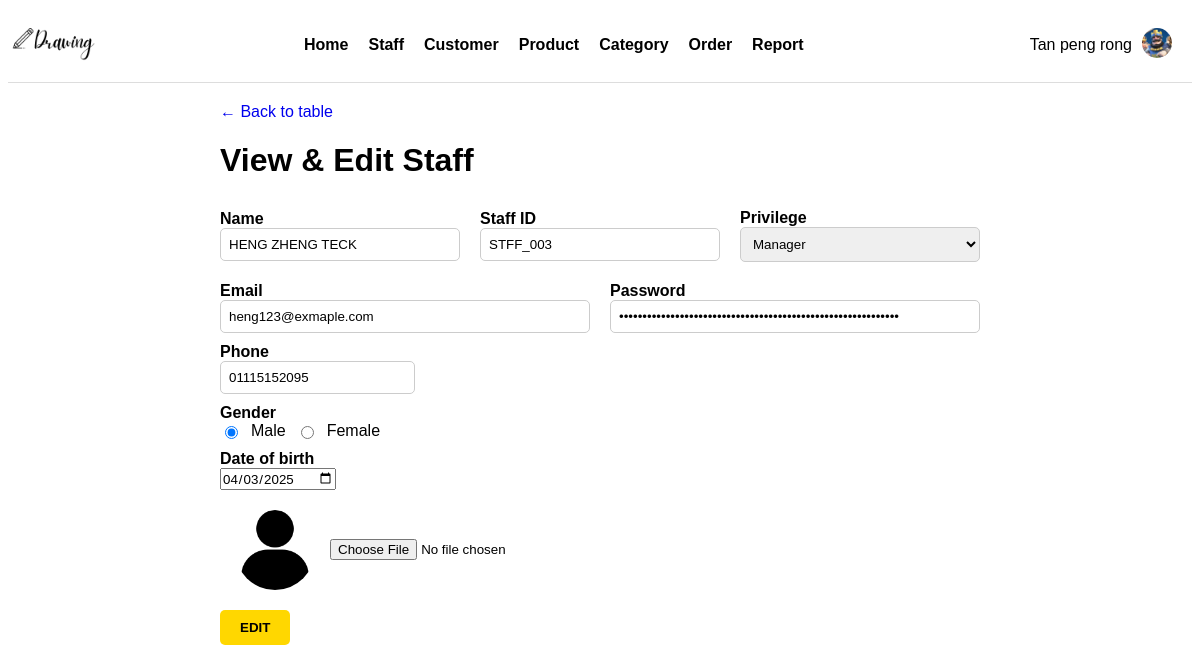
Page /admin_edit_staff.php?staffId=STFF_003 (signed in) on the committed database.
### tables this page shows
CREATE TABLE `users` (
  `userId` varchar(100) NOT NULL,
  `userName` varchar(100) DEFAULT NULL,
  `email` varchar(100) DEFAULT NULL,
  `password` varchar(100) DEFAULT NULL,
  `phone` varchar(100) DEFAULT NULL,
  `birthday` varchar(100) DEFAULT NULL,
  `gender` varchar(100) DEFAULT NULL,
  `profile_image` varchar(100) DEFAULT NULL,
  `role` enum('customer','staff','manager') DEFAULT NULL
);

### admin_edit_staff.php (the view, shortened to what this page needs)
<!DOCTYPE html>
<html>
<head>
    <link rel="stylesheet" href="css/admin_form.css" />
</head>
<body>
<?php include 'header_admin.php' ?>
<?php
    if (is_get()) {
        $id = req('staffId');
        $stm = $_db->prepare('SELECT * FROM users WHERE userId = ?');
        $stm->execute([$id]);
        $usersData = $stm->fetch(PDO::FETCH_ASSOC);
    }
 ?>
    <div class="container">
        <a href="admin_staff.php" class="go-back-btn">← Back to table</a>
        <h1>View & Edit Staff</h1>
        <form method="post" action="admin_edit_staff.php" enctype="multipart/form-data">
            <div class="form-row">
                <div>
                    <label>Name &nbsp&nbsp<?= err('name') ?></label>
                    <input type="text" name="name" value="<?= $usersData["userName"]?>">
                </div>
                <div>
                    <label>Staff ID &nbsp&nbsp<?= err('id') ?></label>
                    <input type="text" name="id"  value="<?= $usersData["userId"]?>"readonly>
                </div>
                <div>
                    <label>Privilege </label>
                    <select name="privilege">
                        <option value="Manager"<?= ($usersData['role'] === 'Manager') ? 'selected' : '' ?>>Manager</option>
                    </select>
                </div>
            </div>
            <div class="form-row">
                <div>
                    <label>Email &nbsp&nbsp<?= err('email') ?></label>
                    <input type="email" name="email" value="<?= $usersData["email"]?>">
                </div>
                <div>
                    <label>Password &nbsp&nbsp<?= err('password') ?></label>
                    <input type="password" name="password" value="<?= $usersData["password"]?>">
                </div>
            </div>
            <label>Phone &nbsp&nbsp<?= err('phone') ?></label>
            <input type="tel" name="phone" value="<?= $usersData["phone"]?>">
            <label>Gender &nbsp&nbsp<?= err('gender') ?></label>
            <div class="gender-group">
                <input type="radio" name="gender" value="M"<?= (isset($usersData['gender']) &&  $usersData['gender'] == 'M') ? 'checked' : '' ?>> Male
                <input type="radio" name="gender" value="F"<?= (isset($usersData['gender']) &&  $usersData['gender'] == 'F') ? 'checked' : '' ?>> Female
            </div>
            <label>Date of birth &nbsp&nbsp<?= err('date') ?></label>
            <input type="date" name="date" id="date" value="<?= $usersData["birthday"]?>"/>
            <div class="staff-avatar-wrapper">
                <img id="uploadedImage" src="<?= $usersData["profile_image"]?>" />
                <input type="file" id="avatar" name="image" accept="image/png, image/jpeg, image/gif" onchange="displaySelectedImage(event)"/><br>
            </div>
            <input type="submit" name="edit" value="EDIT" class="custom-button">
        </form>
    </div>
</body>
</html>

### header_admin.php (shortened to what this page needs)
<?php
require 'base.php';
$id = isset($_SESSION['ADMINID'] ) ?   $_SESSION['ADMINID']  : null;
$message =  isset($_SESSION['message']) ? $_SESSION['message'] : null;
$stm = $_db->prepare("SELECT * FROM users WHERE userId = ?");
$stm->execute([$id]);
$result = $stm->fetch(PDO::FETCH_ASSOC);
?>
<!DOCTYPE html>
<html lang="en">
<head>
    <link rel="stylesheet" href="css/header_admin.css">
</head>
<body>
    <header>
        <div class="logo_box">
            <img src="image/logo.png" alt="Logo" />
        </div>
        <nav class="nav-bar">
            <a href="admin_home.php">Home</a>
            <a href="admin_staff.php">Staff</a>
            <a href="admin_customer.php">Customer</a>
            <a href="admin_product.php">Product</a>
            <a href="admin_category.php">Category</a>
            <a href="admin_order.php">Order</a>
            <a href="report.php">Report</a>
        </nav>
        <?php if (!empty($id) || !empty($message)): ?>
            <div class="userinfo_box">
                <p><?= $result['userName']?? "" ?></p>
                <div class="dropdown">
                <img class="user_img" src="<?= $result['profile_image']?? ""?>" alt="user" />
                </div>
            </div>
        <?php else: ?>
           <?php redirect("admin_login.php")?>
        <?php endif; ?>
    </header>
</body>
</html>

### css/admin_form.css (style rules this page uses)
body { font-family: Arial, sans-serif; }
.container { max-width: 800px; margin: auto; padding: 20px; }
h1 { margin-bottom: 20px; }
label { display: block; margin-top: 10px; font-weight: bold; }
.form-row { display: flex; gap: 20px; align-items: center; margin-bottom: 10px; }
.form-row div { flex: 1; }
.form-row input, .form-row select { width: 100%; padding: 8px; border-radius: 5px; border: 1px solid #ccc; }
.gender-group { display: flex; gap: 10px; align-items: center; }
.staff-avatar-wrapper { display: flex; align-items: center; gap: 15px; margin-top: 20px; }
.staff-avatar-wrapper img { width: 80px; height: 80px; border-radius: 50%; object-fit: cover; }
.custom-button { margin-top: 20px; padding: 10px 20px; border: none; background-color: gold; color: black; font-weight: bold; cursor: pointer; border-radius: 5px; }
input[type=tel] { border-radius: 5px; padding: 8px; border: 1px solid #ccc; }
.go-back-btn { text-decoration: none; }

### css/header_admin.css (style rules this page uses)
* { padding: 0; box-sizing: border-box; font-family: Arial, sans-serif; }
header { display: flex; justify-content: space-between; align-items: center; background: white; padding: 10px 20px; border-bottom: 1px solid #ddd; }
.logo_box img { height: 50px; width: auto; transform: scale(2.0); }
.nav-bar { display: flex; gap: 20px; }
.nav-bar a { text-decoration: none; color: black; font-weight: bold; }
.userinfo_box { display: flex; align-items: center; gap: 10px; }
.user_img { border-radius: 50%; width: 30px; height: 30px; }

### rows in the picture
users: userName "Tan peng rong", profile_image (picture)
users: name "HENG ZHENG TECK", id "STFF_003", email "heng123@exmaple.com", phone "01115152095", gender "☑", date "04/03/2025", profile_image (picture)
